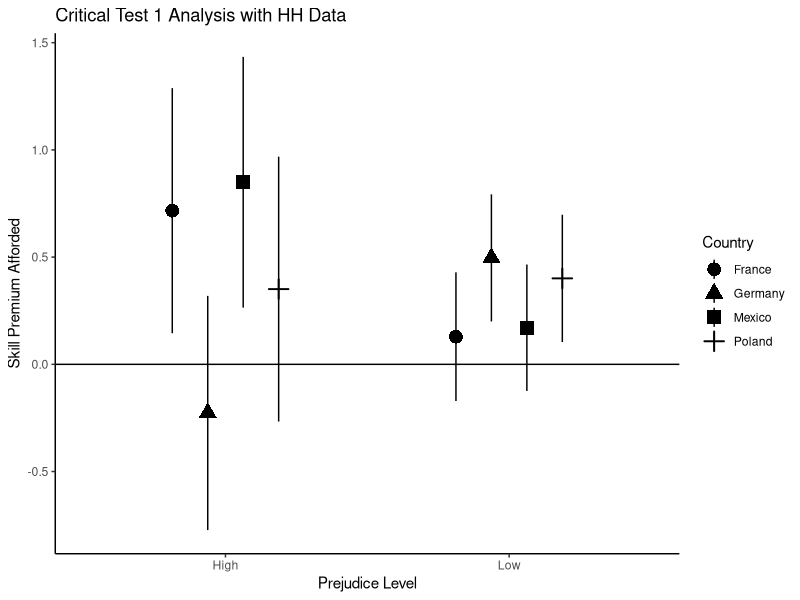
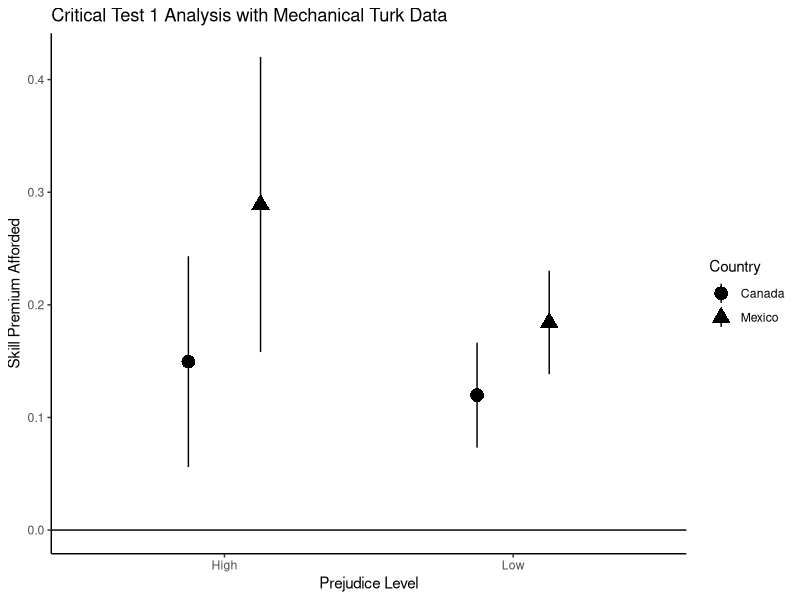
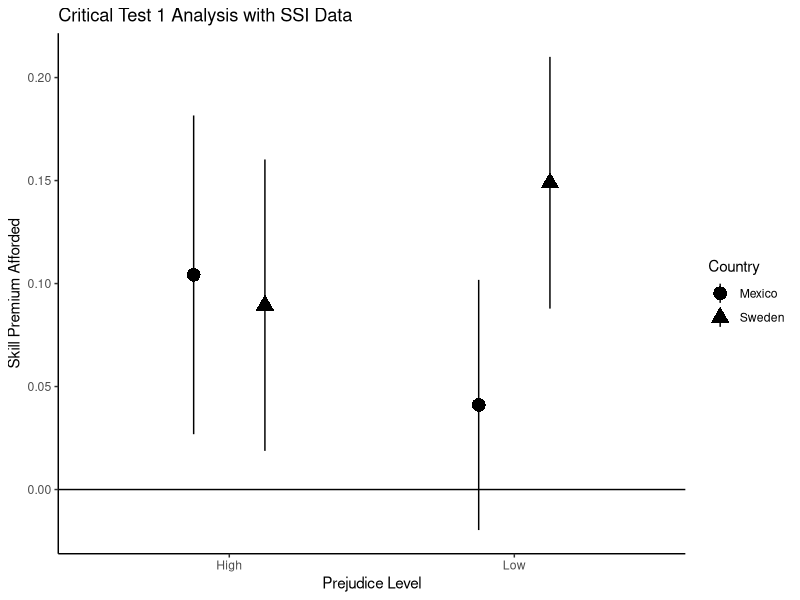
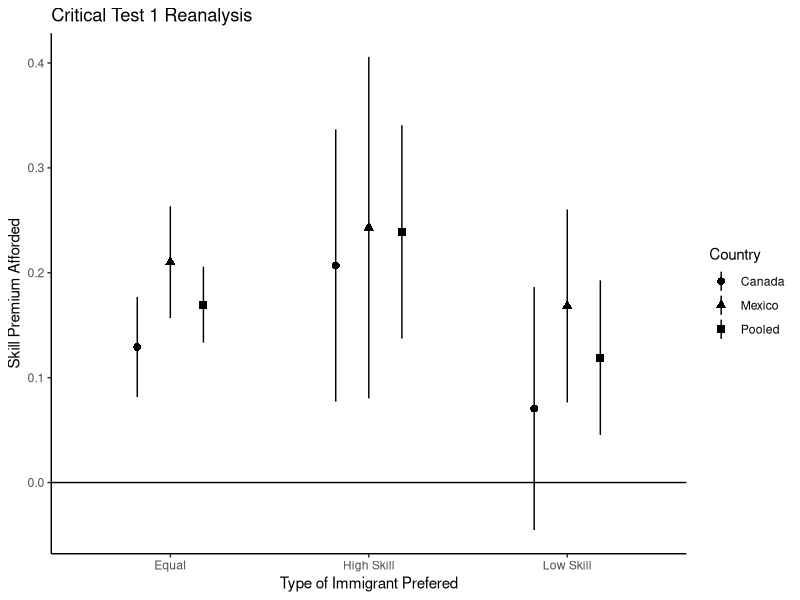
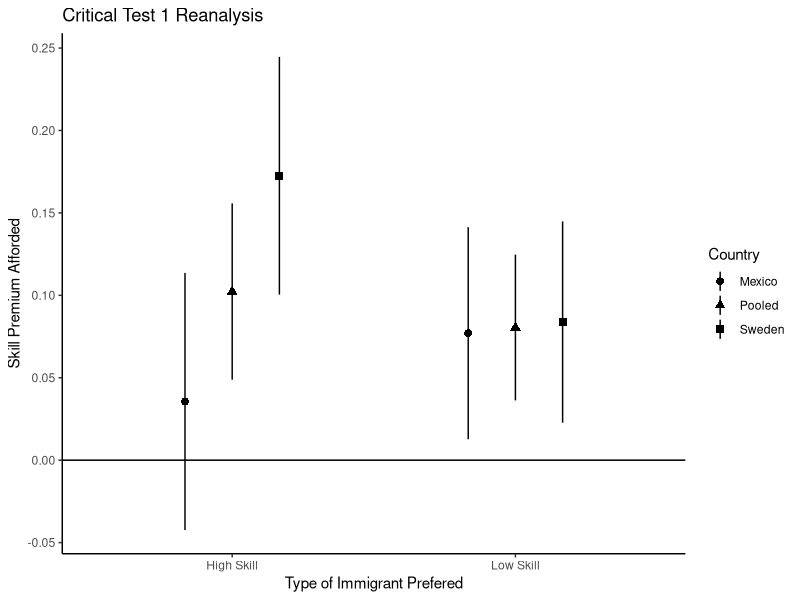

These figures' R source, in order:
## ---- chunk 1
library(tidyverse)
library(haven)
library(foreign)
library(MASS)


knitr::opts_chunk$set(echo = FALSE)
## ---- chunk 2

hhdata <- read_dta("./data/hhdata.dta")

mturk <- read_dta("./data/immigration_mturk.dta")

ssi <- read_dta("./data/immigration_ssi.dta")

## ---- chunk 3

# DATA CLEANING FOR CRITICAL TEST 1

hhdata_clean <- hhdata %>% 
                
  dplyr::select(chosen_immigrant, 
         featjob, 
         w1_q5, 
         featcountry, 
         featgender, 
         featlang, 
         featexp, 
         feated) %>%
  
  drop_na() %>%
  
  # We sort jobs into low skill ones and high skill ones
  
  mutate(jobskill = factor(featjob, labels = c("lowskill",
                                        "lowskill",
                                        "lowskill",
                                        "lowskill",
                                        "lowskill",
                                        "lowskill",
                                        "lowskill",
                                        "highskill",
                                        "highskill",
                                        "highskill",
                                        "highskill"))) %>% 
  
  # Select the countries we care about
  
  filter(featcountry %in% c(1, 2, 3, 5)) %>%
  
  mutate(country = factor(featcountry, labels = c("Germany", 
                                                      "France", 
                                                      "Mexico", 
                                                      "Poland"))) %>%
  
  # define high prejudice as someone with a w1_q5 of under 50

  mutate(prejudice = ifelse(w1_q5 >= 50, "Low", "High"))

# CREATING THE MODELS AND GATHERING THE COEFFICIENTS

ct1 <- data.frame(Country = character(),
                  prejudice = character(), 
                  estimate = double(),
                  se = double())

# Germany Low prejudice

ct1_fit <- glm(chosen_immigrant ~ jobskill, 
              data = hhdata_clean %>% filter(country == "Germany",
                                             prejudice == "Low"),
              family = binomial(link = "logit"))

ct1[nrow(ct1) + 1,] <- c("Germany",
            "Low",
            summary(ct1_fit)$coefficients[2,1],
            summary(ct1_fit)$coefficients[2,2])

# Germany LHigh prejudice

ct1_fit <- glm(chosen_immigrant ~ jobskill + featgender + featlang + featexp + feated, 
              data = hhdata_clean %>% filter(country == "Germany",
                                             prejudice == "High"),
              family = binomial(link = "logit"))


ct1[nrow(ct1) + 1,] <- c("Germany",
            "High",
            summary(ct1_fit)$coefficients[2,1],
            summary(ct1_fit)$coefficients[2,2])

# France Low prejudice

ct1_fit <- glm(chosen_immigrant ~ jobskill + featgender + featlang + featexp + feated, 
              data = hhdata_clean %>% filter(country == "France",
                                             prejudice == "Low"),
              family = binomial(link = "logit"))


ct1[nrow(ct1) + 1,] <- c("France",
            "Low",
            summary(ct1_fit)$coefficients[2,1],
            summary(ct1_fit)$coefficients[2,2])


# France High prejudice

ct1_fit <- glm(chosen_immigrant ~ jobskill + featgender + featlang + featexp + feated, 
              data = hhdata_clean %>% filter(country == "France",
                                             prejudice == "High"),
              family = binomial(link = "logit"))


ct1[nrow(ct1) + 1,] <- c("France",
            "High",
            summary(ct1_fit)$coefficients[2,1],
            summary(ct1_fit)$coefficients[2,2])

# Poland Low prejudice

ct1_fit <- glm(chosen_immigrant ~ jobskill + featgender + featlang + featexp + feated, 
              data = hhdata_clean %>% filter(country == "Poland",
                                             prejudice == "Low"),
              family = binomial(link = "logit"))


ct1[nrow(ct1) + 1,] <- c("Poland",
            "Low",
            summary(ct1_fit)$coefficients[2,1],
            summary(ct1_fit)$coefficients[2,2])

# Poland High prejudice

ct1_fit <- glm(chosen_immigrant ~ jobskill + featgender + featlang + featexp + feated, 
              data = hhdata_clean %>% filter(country == "Poland",
                                             prejudice == "High"),
              family = binomial(link = "logit"))


ct1[nrow(ct1) + 1,] <- c("Poland",
            "High",
            summary(ct1_fit)$coefficients[2,1],
            summary(ct1_fit)$coefficients[2,2])

# Mexico Low prejudice

ct1_fit <- glm(chosen_immigrant ~ jobskill + featgender + featlang + featexp + feated, 
              data = hhdata_clean %>% filter(country == "Mexico",
                                             prejudice == "Low"),
              family = binomial(link = "logit"))


ct1[nrow(ct1) + 1,] <- c("Mexico",
            "Low",
            summary(ct1_fit)$coefficients[2,1],
            summary(ct1_fit)$coefficients[2,2])

# Mexico Low prejudice

ct1_fit <- glm(chosen_immigrant ~ jobskill + featgender + featlang + featexp + feated, 
              data = hhdata_clean %>% filter(country == "Mexico",
                                             prejudice == "High"),
              family = binomial(link = "logit"))


ct1[nrow(ct1) + 1,] <- c("Mexico",
            "High",
            summary(ct1_fit)$coefficients[2,1],
            summary(ct1_fit)$coefficients[2,2])

# GRAPH

ct1 <- ct1 %>%
  
  mutate(estimate = as.double(estimate)) %>% 
  
  mutate(se = as.double(se)) %>%
  
  mutate(lb = (estimate - (1.96 * se))) %>%
  
  mutate(ub = (estimate + (1.96 * se)))

ct1 %>%
  
  group_by(prejudice, Country) %>%
  
  ggplot() +
  
  geom_pointrange(aes(x = prejudice, 
             y = estimate, 
             ymin = lb, 
             ymax = ub, 
             shape = Country,
             fill = Country),
             position = position_dodge(width=.5),
             size = 1) + 
  
  geom_hline(yintercept=0) + 
  
  labs(x = "Prejudice Level",
       y = "Skill Premium Afforded",
       title = "Critical Test 1 Analysis with HH Data") + 
  
  theme_classic()


## ---- chunk 4

ct1_mturk <- mturk %>% 
  
  mutate(hisp_prej = (hispilleg + hispintel + hisplazy + hispviol) / 4) %>%
  
  mutate(white_prej = (whiteilleg + whiteintel + whitelazy + whiteviol) / 4) %>%
  
  dplyr::select(acceptscale_01, skill, info, white_prej, hisp_prej, country) %>%
  
  mutate(country = factor(country, labels = c("Canada", "Mexico"))) %>%
  
  drop_na() %>%
  
  # we define high hisp prejudice to be below 3.5
  
  mutate(hisp_prej = ifelse(hisp_prej <= 3, "High", "Low")) %>%
  
  mutate(skill = factor(skill, labels = c("Low", "High"))) 

  
ct1_mturk_co <- data.frame(Country = character(),
                  prejudice = character(), 
                  estimate = double(),
                  se = double())

# mexico high prej

ct1_mturk_fit <- glm(acceptscale_01 ~ skill,
                       data = ct1_mturk %>% filter(country == "Mexico",
                                             hisp_prej == "High",
                                             info == 0))

ct1_mturk_co[nrow(ct1_mturk_co) + 1,] <- c("Mexico",
                                  "High",
                                  summary(ct1_mturk_fit)$coefficients[2,1],
                                  summary(ct1_mturk_fit)$coefficients[2,2])

# mexico low prej

ct1_mturk_fit <- glm(acceptscale_01 ~ skill,
                       data = ct1_mturk %>% filter(country == "Mexico",
                                             hisp_prej == "Low",
                                             info == 0))

ct1_mturk_co[nrow(ct1_mturk_co) + 1,] <- c("Mexico",
                                  "Low",
                                  summary(ct1_mturk_fit)$coefficients[2,1],
                                  summary(ct1_mturk_fit)$coefficients[2,2])

# Canada high prej

ct1_mturk_fit <- glm(acceptscale_01 ~ skill,
                       data = ct1_mturk %>% filter(country == "Canada",
                                             hisp_prej == "High",
                                             info == 0))

ct1_mturk_co[nrow(ct1_mturk_co) + 1,] <- c("Canada",
                                  "High",
                                  summary(ct1_mturk_fit)$coefficients[2,1],
                                  summary(ct1_mturk_fit)$coefficients[2,2])

# Canada low prej

ct1_mturk_fit <- glm(acceptscale_01 ~ skill,
                       data = ct1_mturk %>% filter(country == "Canada",
                                             hisp_prej == "Low",
                                             info == 0))

ct1_mturk_co[nrow(ct1_mturk_co) + 1,] <- c("Canada",
                                  "Low",
                                  summary(ct1_mturk_fit)$coefficients[2,1],
                                  summary(ct1_mturk_fit)$coefficients[2,2])


# GRAPH

ct1_mturk_co <- ct1_mturk_co %>%
  
  mutate(estimate = as.double(estimate)) %>% 
  
  mutate(se = as.double(se)) %>%
  
  mutate(lb = (estimate - (1.96 * se))) %>%
  
  mutate(ub = (estimate + (1.96 * se)))

ct1_mturk_co %>%
  
  group_by(prejudice, Country) %>%
  
  ggplot() +
  
  geom_pointrange(aes(x = prejudice, 
             y = estimate, 
             ymin = lb, 
             ymax = ub, 
             shape = Country,
             fill = Country),
             position = position_dodge(width=.5),
             size = 1) + 
  
  geom_hline(yintercept=0) + 
  
  labs(x = "Prejudice Level",
       y = "Skill Premium Afforded",
       title = "Critical Test 1 Analysis with Mechanical Turk Data") + 
  
  theme_classic()

## ---- chunk 5

ct1_ssi <- ssi %>% 
  
  mutate(hisp_prej = (hispintel + hisplazy + hispviol) / 3) %>%
  
  dplyr::select(admitscale_01, skill, hisp_prej, mexico, sweden) %>%
  
  drop_na() %>%
  
  # we define low hisp prejudice to be below 2.5
  
  mutate(hisp_prej = ifelse(hisp_prej <= 2.5, "Low", "High")) %>%
  
  mutate(skill = factor(skill, labels = c("Low", "High"))) 

ct1_ssi_co <- data.frame(Country = character(),
                  prejudice = character(), 
                  estimate = double(),
                  se = double())

# mexico high prej

ct1_ssi_fit <- glm(admitscale_01 ~ skill,
                       data = ct1_ssi %>% filter(mexico == 1,
                                             hisp_prej == "High"))

ct1_ssi_co[nrow(ct1_ssi_co) + 1,] <- c("Mexico",
                                  "High",
                                  summary(ct1_ssi_fit)$coefficients[2,1],
                                  summary(ct1_ssi_fit)$coefficients[2,2])

# mexico low prej

ct1_ssi_fit <- glm(admitscale_01 ~ skill,
                       data = ct1_ssi %>% filter(mexico == 1,
                                             hisp_prej == "Low"))

ct1_ssi_co[nrow(ct1_ssi_co) + 1,] <- c("Mexico",
                                  "Low",
                                  summary(ct1_ssi_fit)$coefficients[2,1],
                                  summary(ct1_ssi_fit)$coefficients[2,2])

# sweden high prej

ct1_ssi_fit <- glm(admitscale_01 ~ skill,
                       data = ct1_ssi %>% filter(mexico == 0,
                                             hisp_prej == "High"))

ct1_ssi_co[nrow(ct1_ssi_co) + 1,] <- c("Sweden",
                                  "High",
                                  summary(ct1_ssi_fit)$coefficients[2,1],
                                  summary(ct1_ssi_fit)$coefficients[2,2])

# sweden low prej

ct1_ssi_fit <- glm(admitscale_01 ~ skill,
                       data = ct1_ssi %>% filter(mexico == 0,
                                             hisp_prej == "Low"))

ct1_ssi_co[nrow(ct1_ssi_co) + 1,] <- c("Sweden",
                                  "Low",
                                  summary(ct1_ssi_fit)$coefficients[2,1],
                                  summary(ct1_ssi_fit)$coefficients[2,2])

# GRAPH

ct1_ssi_co <- ct1_ssi_co %>%
  
  mutate(estimate = as.double(estimate)) %>% 
  
  mutate(se = as.double(se)) %>%
  
  mutate(lb = (estimate - (1.96 * se))) %>%
  
  mutate(ub = (estimate + (1.96 * se)))

ct1_ssi_co %>%
  
  group_by(prejudice, Country) %>%
  
  ggplot() +
  
  geom_pointrange(aes(x = prejudice, 
             y = estimate, 
             ymin = lb, 
             ymax = ub, 
             shape = Country,
             fill = Country),
             position = position_dodge(width=.5),
             size = 1) + 
  
  geom_hline(yintercept=0) + 
  
  labs(x = "Prejudice Level",
       y = "Skill Premium Afforded",
       title =  "Critical Test 1 Analysis with SSI Data") + 
  
  theme_classic()

## ---- chunk 6

# Data Cleaning

ct2_mturk <- mturk %>% 
  
  dplyr::select(acceptscale_01, skill, info, country, skillbelief_01) %>%
  
  drop_na() %>%
  
  # we define high hisp prejudice to be below 3.5
  
  mutate(skillbelief = factor(skillbelief_01, labels = c("Low", 
                                                            "Equal", 
                                                            "High"))) %>%
  
  mutate(country = factor(country, labels = c("Canada", "Mexico"))) %>%
  
  mutate(skill = factor(skill, labels = c("Low", "High"))) 

# empty results
  
ct2_mturk_co <- data.frame(Country = character(),
                  skillbelief = character(), 
                  estimate = double(),
                  se = double())

# models

# mexico low

ct2_mturk_fit <- glm(acceptscale_01 ~ skill,
                       data = ct2_mturk %>% filter(country == "Mexico",
                                             skillbelief == "Low",
                                             info == 0))

ct2_mturk_co[nrow(ct2_mturk_co) + 1,] <- c("Mexico",
                                  "Low Skill",
                                  summary(ct2_mturk_fit)$coefficients[2,1],
                                  summary(ct2_mturk_fit)$coefficients[2,2])

# mexico equal

ct2_mturk_fit <- glm(acceptscale_01 ~ skill,
                       data = ct2_mturk %>% filter(country == "Mexico",
                                             skillbelief == "Equal",
                                             info == 0))

ct2_mturk_co[nrow(ct2_mturk_co) + 1,] <- c("Mexico",
                                  "Equal",
                                  summary(ct2_mturk_fit)$coefficients[2,1],
                                  summary(ct2_mturk_fit)$coefficients[2,2])

# mexico high

ct2_mturk_fit <- glm(acceptscale_01 ~ skill,
                       data = ct2_mturk %>% filter(country == "Mexico",
                                             skillbelief == "High",
                                             info == 0))

ct2_mturk_co[nrow(ct2_mturk_co) + 1,] <- c("Mexico",
                                  "High Skill",
                                  summary(ct2_mturk_fit)$coefficients[2,1],
                                  summary(ct2_mturk_fit)$coefficients[2,2])

# Canada Low

ct2_mturk_fit <- glm(acceptscale_01 ~ skill,
                       data = ct2_mturk %>% filter(country == "Canada",
                                             skillbelief == "Low",
                                             info == 0))

ct2_mturk_co[nrow(ct2_mturk_co) + 1,] <- c("Canada",
                                  "Low Skill",
                                  summary(ct2_mturk_fit)$coefficients[2,1],
                                  summary(ct2_mturk_fit)$coefficients[2,2])

# Canada Equal

ct2_mturk_fit <- glm(acceptscale_01 ~ skill,
                       data = ct2_mturk %>% filter(country == "Canada",
                                             skillbelief == "Equal",
                                             info == 0))

ct2_mturk_co[nrow(ct2_mturk_co) + 1,] <- c("Canada",
                                  "Equal",
                                  summary(ct2_mturk_fit)$coefficients[2,1],
                                  summary(ct2_mturk_fit)$coefficients[2,2])

# Canada High

ct2_mturk_fit <- glm(acceptscale_01 ~ skill,
                       data = ct2_mturk %>% filter(country == "Canada",
                                             skillbelief == "High",
                                             info == 0))

ct2_mturk_co[nrow(ct2_mturk_co) + 1,] <- c("Canada",
                                  "High Skill",
                                  summary(ct2_mturk_fit)$coefficients[2,1],
                                  summary(ct2_mturk_fit)$coefficients[2,2])

# Pooled Low

ct2_mturk_fit <- glm(acceptscale_01 ~ skill,
                       data = ct2_mturk %>% filter(
                                             skillbelief == "Low",
                                             info == 0))

ct2_mturk_co[nrow(ct2_mturk_co) + 1,] <- c("Pooled",
                                  "Low Skill",
                                  summary(ct2_mturk_fit)$coefficients[2,1],
                                  summary(ct2_mturk_fit)$coefficients[2,2])

# Pooled Equal

ct2_mturk_fit <- glm(acceptscale_01 ~ skill,
                       data = ct2_mturk %>% filter(
                                             skillbelief == "Equal",
                                             info == 0))

ct2_mturk_co[nrow(ct2_mturk_co) + 1,] <- c("Pooled",
                                  "Equal",
                                  summary(ct2_mturk_fit)$coefficients[2,1],
                                  summary(ct2_mturk_fit)$coefficients[2,2])

# ooled High

ct2_mturk_fit <- glm(acceptscale_01 ~ skill,
                       data = ct2_mturk %>% filter(
                                             skillbelief == "High",
                                             info == 0))

ct2_mturk_co[nrow(ct2_mturk_co) + 1,] <- c("Pooled",
                                  "High Skill",
                                  summary(ct2_mturk_fit)$coefficients[2,1],
                                  summary(ct2_mturk_fit)$coefficients[2,2])

# GRAPH

ct2_mturk_co <- ct2_mturk_co %>%
  
  mutate(estimate = as.double(estimate)) %>% 
  
  mutate(se = as.double(se)) %>%
  
  mutate(lb = (estimate - (1.96 * se))) %>%
  
  mutate(ub = (estimate + (1.96 * se)))

ct2_mturk_co %>%
  
  group_by(skillbelief, Country) %>%
  
  ggplot() +
  
  geom_pointrange(aes(x = skillbelief, 
             y = estimate, 
             ymin = lb, 
             ymax = ub, 
             shape = Country,
             fill = Country),
             position = position_dodge(width=.5)) + 
  
  geom_hline(yintercept=0) + 
  
  labs(x = "Type of Immigrant Prefered",
       y = "Skill Premium Afforded",
       title = "Critical Test 1 Reanalysis") + 
  
  theme_classic()

## ---- chunk 7

ct2_ssi <- ssi %>% 
  
  
  dplyr::select(admitscale_01, skill, mexico, sweden, skillbelief) %>%
  
  drop_na() %>%
  
  # we define low hisp prejudice to be below 2.5
  
  mutate(skillbelief = factor(skillbelief, labels = c("Low", "High"))) %>%
  
  mutate(skill = factor(skill, labels = c("Low", "High"))) 

ct2_ssi_co <- data.frame(Country = character(),
                  skillbelief = character(), 
                  estimate = double(),
                  se = double())

# MODELS

# mexico low

ct2_ssi_fit <- glm(admitscale_01 ~ skill,
                       data = ct2_ssi %>% filter(mexico == 1,
                                             skillbelief == "Low"))

ct2_ssi_co[nrow(ct2_ssi_co) + 1,] <- c("Mexico",
                                  "Low Skill",
                                  summary(ct2_ssi_fit)$coefficients[2,1],
                                  summary(ct2_ssi_fit)$coefficients[2,2])

# mexico high

ct2_ssi_fit <- glm(admitscale_01 ~ skill,
                       data = ct2_ssi %>% filter(mexico == 1,
                                             skillbelief == "High"))

ct2_ssi_co[nrow(ct2_ssi_co) + 1,] <- c("Mexico",
                                  "High Skill",
                                  summary(ct2_ssi_fit)$coefficients[2,1],
                                  summary(ct2_ssi_fit)$coefficients[2,2])

# sweden low

ct2_ssi_fit <- glm(admitscale_01 ~ skill,
                       data = ct2_ssi %>% filter(mexico == 0,
                                             skillbelief == "Low"))

ct2_ssi_co[nrow(ct2_ssi_co) + 1,] <- c("Sweden",
                                  "Low Skill",
                                  summary(ct2_ssi_fit)$coefficients[2,1],
                                  summary(ct2_ssi_fit)$coefficients[2,2])

# sweden high

ct2_ssi_fit <- glm(admitscale_01 ~ skill,
                       data = ct2_ssi %>% filter(mexico == 0,
                                             skillbelief == "High"))

ct2_ssi_co[nrow(ct2_ssi_co) + 1,] <- c("Sweden",
                                  "High Skill",
                                  summary(ct2_ssi_fit)$coefficients[2,1],
                                  summary(ct2_ssi_fit)$coefficients[2,2])

# pooled low

ct2_ssi_fit <- glm(admitscale_01 ~ skill,
                       data = ct2_ssi %>% filter(
                                             skillbelief == "Low"))

ct2_ssi_co[nrow(ct2_ssi_co) + 1,] <- c("Pooled",
                                  "Low Skill",
                                  summary(ct2_ssi_fit)$coefficients[2,1],
                                  summary(ct2_ssi_fit)$coefficients[2,2])

# pooled high

ct2_ssi_fit <- glm(admitscale_01 ~ skill,
                       data = ct2_ssi %>% filter(
                                             skillbelief == "High"))

ct2_ssi_co[nrow(ct2_ssi_co) + 1,] <- c("Pooled",
                                  "High Skill",
                                  summary(ct2_ssi_fit)$coefficients[2,1],
                                  summary(ct2_ssi_fit)$coefficients[2,2])

# GRAPH

ct2_ssi_co <- ct2_ssi_co %>%
  
  mutate(estimate = as.double(estimate)) %>% 
  
  mutate(se = as.double(se)) %>%
  
  mutate(lb = (estimate - (1.96 * se))) %>%
  
  mutate(ub = (estimate + (1.96 * se)))

ct2_ssi_co %>%
  
  group_by(skillbelief, Country) %>%
  
  ggplot() +
  
  geom_pointrange(aes(x = skillbelief, 
             y = estimate, 
             ymin = lb, 
             ymax = ub, 
             shape = Country,
             fill = Country),
             position = position_dodge(width=.5)) + 
  
  geom_hline(yintercept=0) + 
  
  labs(x = "Type of Immigrant Prefered",
       y = "Skill Premium Afforded",
       title = "Critical Test 1 Reanalysis") + 
  
  theme_classic()

